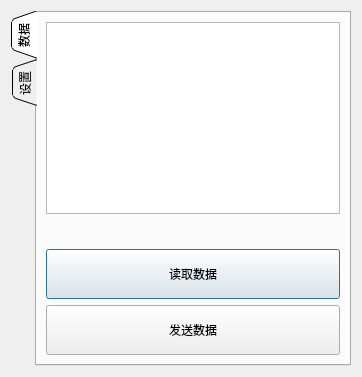
<?xml version="1.0" encoding="UTF-8"?>
<ui version="4.0">
 <class>Ftp2Serial</class>
 <widget class="QDialog" name="Ftp2Serial">
  <property name="geometry">
   <rect>
    <x>0</x>
    <y>0</y>
    <width>362</width>
    <height>377</height>
   </rect>
  </property>
  <property name="sizePolicy">
   <sizepolicy hsizetype="Preferred" vsizetype="Preferred">
    <horstretch>0</horstretch>
    <verstretch>0</verstretch>
   </sizepolicy>
  </property>
  <property name="windowTitle">
   <string>Ftp2SerialPort</string>
  </property>
  <property name="windowIcon">
   <iconset resource="appIcon.qrc">
    <normaloff>:/appIcon/icons/vga-cable.png</normaloff>:/appIcon/icons/vga-cable.png</iconset>
  </property>
  <layout class="QHBoxLayout" name="horizontalLayout">
   <item>
    <widget class="QTabWidget" name="__tabWidget">
     <property name="statusTip">
      <string notr="true"/>
     </property>
     <property name="whatsThis">
      <string notr="true"/>
     </property>
     <property name="layoutDirection">
      <enum>Qt::LayoutDirection::LeftToRight</enum>
     </property>
     <property name="tabPosition">
      <enum>QTabWidget::TabPosition::West</enum>
     </property>
     <property name="tabShape">
      <enum>QTabWidget::TabShape::Triangular</enum>
     </property>
     <property name="currentIndex">
      <number>0</number>
     </property>
     <widget class="QWidget" name="__tab1">
      <property name="minimumSize">
       <size>
        <width>0</width>
        <height>0</height>
       </size>
      </property>
      <attribute name="title">
       <string notr="true">数据</string>
      </attribute>
      <layout class="QVBoxLayout" name="verticalLayout_3">
       <item>
        <layout class="QVBoxLayout" name="verticalLayout">
         <item>
          <widget class="QPlainTextEdit" name="plainTextEdit0">
           <property name="sizePolicy">
            <sizepolicy hsizetype="Preferred" vsizetype="Preferred">
             <horstretch>0</horstretch>
             <verstretch>0</verstretch>
            </sizepolicy>
           </property>
          </widget>
         </item>
         <item>
          <spacer name="verticalSpacer_2">
           <property name="orientation">
            <enum>Qt::Orientation::Vertical</enum>
           </property>
           <property name="sizeHint" stdset="0">
            <size>
             <width>20</width>
             <height>20</height>
            </size>
           </property>
          </spacer>
         </item>
         <item>
          <widget class="QPushButton" name="buttonReadData">
           <property name="sizePolicy">
            <sizepolicy hsizetype="Preferred" vsizetype="Preferred">
             <horstretch>0</horstretch>
             <verstretch>0</verstretch>
            </sizepolicy>
           </property>
           <property name="minimumSize">
            <size>
             <width>0</width>
             <height>50</height>
            </size>
           </property>
           <property name="text">
            <string>读取数据</string>
           </property>
          </widget>
         </item>
         <item>
          <widget class="QPushButton" name="buttonSendData">
           <property name="sizePolicy">
            <sizepolicy hsizetype="Preferred" vsizetype="Preferred">
             <horstretch>0</horstretch>
             <verstretch>0</verstretch>
            </sizepolicy>
           </property>
           <property name="minimumSize">
            <size>
             <width>0</width>
             <height>50</height>
            </size>
           </property>
           <property name="text">
            <string>发送数据</string>
           </property>
          </widget>
         </item>
        </layout>
       </item>
      </layout>
     </widget>
     <widget class="QWidget" name="__tab2">
      <attribute name="title">
       <string notr="true">设置</string>
      </attribute>
      <layout class="QVBoxLayout" name="verticalLayout_2">
       <item>
        <widget class="QGroupBox" name="__groupBox">
         <property name="statusTip">
          <string notr="true"/>
         </property>
         <property name="whatsThis">
          <string notr="true"/>
         </property>
         <property name="title">
          <string notr="true">FTP 设置</string>
         </property>
         <layout class="QFormLayout" name="formLayout_2">
          <item row="0" column="0">
           <widget class="QLabel" name="__label_13">
            <property name="minimumSize">
             <size>
              <width>50</width>
              <height>0</height>
             </size>
            </property>
            <property name="maximumSize">
             <size>
              <width>16777215</width>
              <height>16777215</height>
             </size>
            </property>
            <property name="statusTip">
             <string notr="true"/>
            </property>
            <property name="whatsThis">
             <string notr="true"/>
            </property>
            <property name="autoFillBackground">
             <bool>false</bool>
            </property>
            <property name="text">
             <string notr="true">地址</string>
            </property>
            <property name="textFormat">
             <enum>Qt::TextFormat::PlainText</enum>
            </property>
            <property name="scaledContents">
             <bool>false</bool>
            </property>
            <property name="alignment">
             <set>Qt::AlignmentFlag::AlignRight|Qt::AlignmentFlag::AlignTrailing|Qt::AlignmentFlag::AlignVCenter</set>
            </property>
            <property name="margin">
             <number>5</number>
            </property>
           </widget>
          </item>
          <item row="0" column="1">
           <widget class="QLineEdit" name="lineEditFtp0">
            <property name="sizePolicy">
             <sizepolicy hsizetype="Preferred" vsizetype="Preferred">
              <horstretch>0</horstretch>
              <verstretch>0</verstretch>
             </sizepolicy>
            </property>
            <property name="focusPolicy">
             <enum>Qt::FocusPolicy::ClickFocus</enum>
            </property>
            <property name="statusTip">
             <string notr="true"/>
            </property>
            <property name="whatsThis">
             <string notr="true"/>
            </property>
            <property name="alignment">
             <set>Qt::AlignmentFlag::AlignRight|Qt::AlignmentFlag::AlignTrailing|Qt::AlignmentFlag::AlignVCenter</set>
            </property>
           </widget>
          </item>
          <item row="1" column="1">
           <widget class="QLineEdit" name="lineEditFtp1">
            <property name="sizePolicy">
             <sizepolicy hsizetype="Preferred" vsizetype="Preferred">
              <horstretch>0</horstretch>
              <verstretch>0</verstretch>
             </sizepolicy>
            </property>
            <property name="focusPolicy">
             <enum>Qt::FocusPolicy::ClickFocus</enum>
            </property>
            <property name="statusTip">
             <string notr="true"/>
            </property>
            <property name="whatsThis">
             <string notr="true"/>
            </property>
            <property name="alignment">
             <set>Qt::AlignmentFlag::AlignRight|Qt::AlignmentFlag::AlignTrailing|Qt::AlignmentFlag::AlignVCenter</set>
            </property>
           </widget>
          </item>
          <item row="2" column="0">
           <widget class="QLabel" name="__label_15">
            <property name="minimumSize">
             <size>
              <width>50</width>
              <height>0</height>
             </size>
            </property>
            <property name="maximumSize">
             <size>
              <width>16777215</width>
              <height>16777215</height>
             </size>
            </property>
            <property name="statusTip">
             <string notr="true"/>
            </property>
            <property name="whatsThis">
             <string notr="true"/>
            </property>
            <property name="autoFillBackground">
             <bool>false</bool>
            </property>
            <property name="text">
             <string notr="true">密码</string>
            </property>
            <property name="textFormat">
             <enum>Qt::TextFormat::PlainText</enum>
            </property>
            <property name="scaledContents">
             <bool>false</bool>
            </property>
            <property name="alignment">
             <set>Qt::AlignmentFlag::AlignRight|Qt::AlignmentFlag::AlignTrailing|Qt::AlignmentFlag::AlignVCenter</set>
            </property>
            <property name="margin">
             <number>5</number>
            </property>
           </widget>
          </item>
          <item row="2" column="1">
           <widget class="QLineEdit" name="lineEditFtp2">
            <property name="sizePolicy">
             <sizepolicy hsizetype="Preferred" vsizetype="Preferred">
              <horstretch>0</horstretch>
              <verstretch>0</verstretch>
             </sizepolicy>
            </property>
            <property name="focusPolicy">
             <enum>Qt::FocusPolicy::ClickFocus</enum>
            </property>
            <property name="statusTip">
             <string notr="true"/>
            </property>
            <property name="whatsThis">
             <string notr="true"/>
            </property>
            <property name="alignment">
             <set>Qt::AlignmentFlag::AlignRight|Qt::AlignmentFlag::AlignTrailing|Qt::AlignmentFlag::AlignVCenter</set>
            </property>
           </widget>
          </item>
          <item row="3" column="0">
           <widget class="QLabel" name="__label_16">
            <property name="minimumSize">
             <size>
              <width>50</width>
              <height>0</height>
             </size>
            </property>
            <property name="maximumSize">
             <size>
              <width>16777215</width>
              <height>16777215</height>
             </size>
            </property>
            <property name="statusTip">
             <string notr="true"/>
            </property>
            <property name="whatsThis">
             <string notr="true"/>
            </property>
            <property name="autoFillBackground">
             <bool>false</bool>
            </property>
            <property name="text">
             <string notr="true">路径</string>
            </property>
            <property name="textFormat">
             <enum>Qt::TextFormat::PlainText</enum>
            </property>
            <property name="scaledContents">
             <bool>false</bool>
            </property>
            <property name="alignment">
             <set>Qt::AlignmentFlag::AlignRight|Qt::AlignmentFlag::AlignTrailing|Qt::AlignmentFlag::AlignVCenter</set>
            </property>
            <property name="margin">
             <number>5</number>
            </property>
           </widget>
          </item>
          <item row="3" column="1">
           <widget class="QLineEdit" name="lineEditFtp3">
            <property name="sizePolicy">
             <sizepolicy hsizetype="Preferred" vsizetype="Preferred">
              <horstretch>0</horstretch>
              <verstretch>0</verstretch>
             </sizepolicy>
            </property>
            <property name="focusPolicy">
             <enum>Qt::FocusPolicy::ClickFocus</enum>
            </property>
            <property name="statusTip">
             <string notr="true"/>
            </property>
            <property name="whatsThis">
             <string notr="true"/>
            </property>
            <property name="alignment">
             <set>Qt::AlignmentFlag::AlignRight|Qt::AlignmentFlag::AlignTrailing|Qt::AlignmentFlag::AlignVCenter</set>
            </property>
           </widget>
          </item>
          <item row="1" column="0">
           <widget class="QLabel" name="__label_14">
            <property name="minimumSize">
             <size>
              <width>50</width>
              <height>0</height>
             </size>
            </property>
            <property name="maximumSize">
             <size>
              <width>16777215</width>
              <height>16777215</height>
             </size>
            </property>
            <property name="statusTip">
             <string notr="true"/>
            </property>
            <property name="whatsThis">
             <string notr="true"/>
            </property>
            <property name="autoFillBackground">
             <bool>false</bool>
            </property>
            <property name="text">
             <string notr="true">用户名</string>
            </property>
            <property name="textFormat">
             <enum>Qt::TextFormat::PlainText</enum>
            </property>
            <property name="scaledContents">
             <bool>false</bool>
            </property>
            <property name="alignment">
             <set>Qt::AlignmentFlag::AlignRight|Qt::AlignmentFlag::AlignTrailing|Qt::AlignmentFlag::AlignVCenter</set>
            </property>
            <property name="margin">
             <number>5</number>
            </property>
           </widget>
          </item>
         </layout>
        </widget>
       </item>
       <item>
        <widget class="QGroupBox" name="__groupBox_2">
         <property name="minimumSize">
          <size>
           <width>0</width>
           <height>0</height>
          </size>
         </property>
         <property name="maximumSize">
          <size>
           <width>16777215</width>
           <height>16777215</height>
          </size>
         </property>
         <property name="statusTip">
          <string notr="true"/>
         </property>
         <property name="whatsThis">
          <string notr="true"/>
         </property>
         <property name="title">
          <string notr="true">串口设置</string>
         </property>
         <layout class="QFormLayout" name="formLayout">
          <item row="0" column="0">
           <widget class="QLabel" name="__label_2">
            <property name="minimumSize">
             <size>
              <width>50</width>
              <height>0</height>
             </size>
            </property>
            <property name="maximumSize">
             <size>
              <width>16777215</width>
              <height>16777215</height>
             </size>
            </property>
            <property name="statusTip">
             <string notr="true"/>
            </property>
            <property name="whatsThis">
             <string notr="true"/>
            </property>
            <property name="layoutDirection">
             <enum>Qt::LayoutDirection::LeftToRight</enum>
            </property>
            <property name="autoFillBackground">
             <bool>false</bool>
            </property>
            <property name="text">
             <string notr="true">串口号</string>
            </property>
            <property name="alignment">
             <set>Qt::AlignmentFlag::AlignRight|Qt::AlignmentFlag::AlignTrailing|Qt::AlignmentFlag::AlignVCenter</set>
            </property>
            <property name="margin">
             <number>5</number>
            </property>
           </widget>
          </item>
          <item row="0" column="1">
           <widget class="QComboBox" name="comboBoxSerial0">
            <property name="sizePolicy">
             <sizepolicy hsizetype="Preferred" vsizetype="Preferred">
              <horstretch>0</horstretch>
              <verstretch>0</verstretch>
             </sizepolicy>
            </property>
            <property name="minimumSize">
             <size>
              <width>80</width>
              <height>0</height>
             </size>
            </property>
            <property name="maximumSize">
             <size>
              <width>16777215</width>
              <height>16777215</height>
             </size>
            </property>
            <property name="statusTip">
             <string notr="true"/>
            </property>
            <property name="whatsThis">
             <string notr="true"/>
            </property>
            <property name="currentText">
             <string notr="true">COM1</string>
            </property>
            <property name="currentIndex">
             <number>0</number>
            </property>
            <item>
             <property name="text">
              <string>COM1</string>
             </property>
            </item>
            <item>
             <property name="text">
              <string>COM2</string>
             </property>
            </item>
            <item>
             <property name="text">
              <string>COM3</string>
             </property>
            </item>
            <item>
             <property name="text">
              <string>COM4</string>
             </property>
            </item>
            <item>
             <property name="text">
              <string>COM5</string>
             </property>
            </item>
            <item>
             <property name="text">
              <string>COM6</string>
             </property>
            </item>
            <item>
             <property name="text">
              <string>COM7</string>
             </property>
            </item>
            <item>
             <property name="text">
              <string>COM8</string>
             </property>
            </item>
            <item>
             <property name="text">
              <string>COM9</string>
             </property>
            </item>
            <item>
             <property name="text">
              <string>COM10</string>
             </property>
            </item>
           </widget>
          </item>
          <item row="1" column="0">
           <widget class="QLabel" name="__label_6">
            <property name="minimumSize">
             <size>
              <width>50</width>
              <height>0</height>
             </size>
            </property>
            <property name="maximumSize">
             <size>
              <width>16777215</width>
              <height>16777215</height>
             </size>
            </property>
            <property name="statusTip">
             <string notr="true"/>
            </property>
            <property name="whatsThis">
             <string notr="true"/>
            </property>
            <property name="layoutDirection">
             <enum>Qt::LayoutDirection::LeftToRight</enum>
            </property>
            <property name="autoFillBackground">
             <bool>false</bool>
            </property>
            <property name="text">
             <string notr="true">波特率</string>
            </property>
            <property name="alignment">
             <set>Qt::AlignmentFlag::AlignRight|Qt::AlignmentFlag::AlignTrailing|Qt::AlignmentFlag::AlignVCenter</set>
            </property>
            <property name="margin">
             <number>5</number>
            </property>
           </widget>
          </item>
          <item row="1" column="1">
           <widget class="QComboBox" name="comboBoxSerial1">
            <property name="sizePolicy">
             <sizepolicy hsizetype="Preferred" vsizetype="Preferred">
              <horstretch>0</horstretch>
              <verstretch>0</verstretch>
             </sizepolicy>
            </property>
            <property name="minimumSize">
             <size>
              <width>80</width>
              <height>0</height>
             </size>
            </property>
            <property name="maximumSize">
             <size>
              <width>16777215</width>
              <height>16777215</height>
             </size>
            </property>
            <property name="statusTip">
             <string notr="true"/>
            </property>
            <property name="whatsThis">
             <string notr="true"/>
            </property>
            <property name="currentText">
             <string notr="true">9600</string>
            </property>
            <property name="currentIndex">
             <number>2</number>
            </property>
            <item>
             <property name="text">
              <string>2400</string>
             </property>
            </item>
            <item>
             <property name="text">
              <string>4800</string>
             </property>
            </item>
            <item>
             <property name="text">
              <string>9600</string>
             </property>
            </item>
            <item>
             <property name="text">
              <string>14400</string>
             </property>
            </item>
            <item>
             <property name="text">
              <string>19200</string>
             </property>
            </item>
            <item>
             <property name="text">
              <string>38400</string>
             </property>
            </item>
            <item>
             <property name="text">
              <string>56000</string>
             </property>
            </item>
            <item>
             <property name="text">
              <string>57600</string>
             </property>
            </item>
            <item>
             <property name="text">
              <string>115200</string>
             </property>
            </item>
           </widget>
          </item>
         </layout>
        </widget>
       </item>
       <item>
        <spacer name="verticalSpacer">
         <property name="orientation">
          <enum>Qt::Orientation::Vertical</enum>
         </property>
         <property name="sizeHint" stdset="0">
          <size>
           <width>20</width>
           <height>40</height>
          </size>
         </property>
        </spacer>
       </item>
       <item>
        <widget class="QPushButton" name="buttonSavePara">
         <property name="sizePolicy">
          <sizepolicy hsizetype="Minimum" vsizetype="Preferred">
           <horstretch>0</horstretch>
           <verstretch>0</verstretch>
          </sizepolicy>
         </property>
         <property name="minimumSize">
          <size>
           <width>0</width>
           <height>50</height>
          </size>
         </property>
         <property name="focusPolicy">
          <enum>Qt::FocusPolicy::NoFocus</enum>
         </property>
         <property name="statusTip">
          <string notr="true"/>
         </property>
         <property name="whatsThis">
          <string notr="true"/>
         </property>
         <property name="text">
          <string notr="true">保存参数</string>
         </property>
        </widget>
       </item>
      </layout>
     </widget>
    </widget>
   </item>
  </layout>
 </widget>
 <resources>
  <include location="appIcon.qrc"/>
 </resources>
 <connections/>
</ui>
